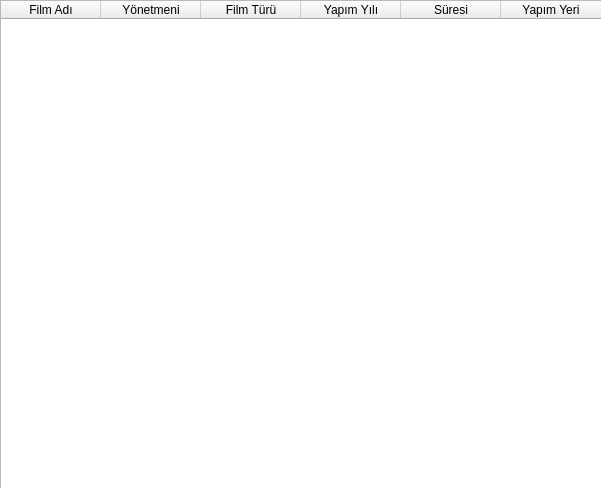
<?xml version="1.0" encoding="UTF-8"?>
<ui version="4.0">
 <class>izlemelistem</class>
 <widget class="QWidget" name="izlemelistem">
  <property name="geometry">
   <rect>
    <x>0</x>
    <y>0</y>
    <width>601</width>
    <height>488</height>
   </rect>
  </property>
  <property name="windowTitle">
   <string>İzleme Listem</string>
  </property>
  <widget class="QTableWidget" name="tablo">
   <property name="geometry">
    <rect>
     <x>0</x>
     <y>0</y>
     <width>611</width>
     <height>491</height>
    </rect>
   </property>
   <column>
    <property name="text">
     <string>Film Adı</string>
    </property>
   </column>
   <column>
    <property name="text">
     <string>Yönetmeni</string>
    </property>
   </column>
   <column>
    <property name="text">
     <string>Film Türü</string>
    </property>
   </column>
   <column>
    <property name="text">
     <string>Yapım Yılı</string>
    </property>
   </column>
   <column>
    <property name="text">
     <string>Süresi</string>
    </property>
   </column>
   <column>
    <property name="text">
     <string>Yapım Yeri</string>
    </property>
   </column>
  </widget>
 </widget>
 <resources/>
 <connections/>
</ui>
